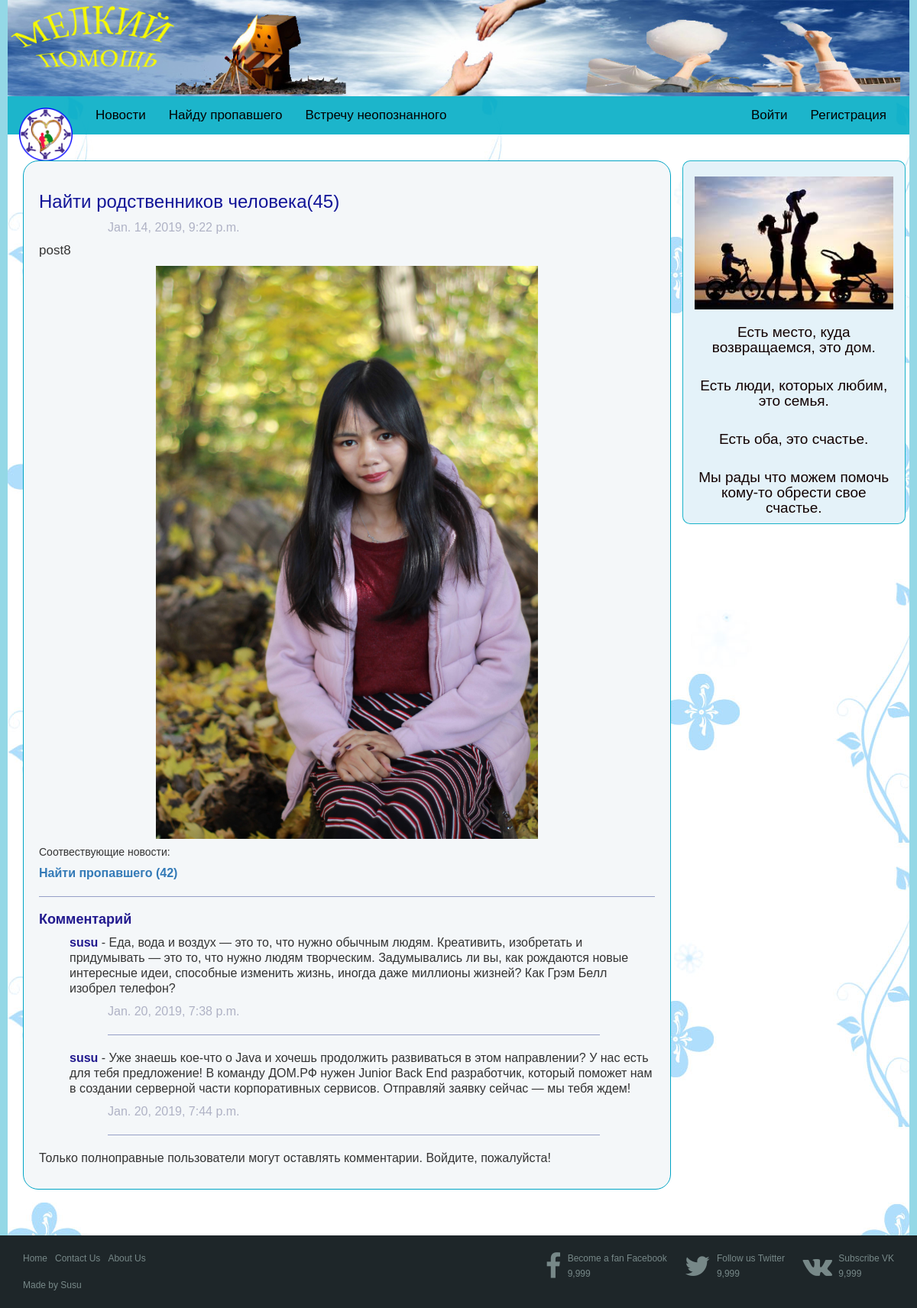
/post/45/, run on the app's committed database.
### find/models.py (models this page shows, shortened)
class Post(models.Model):
    text = models.TextField()
    time = models.DateTimeField(default = datetime.datetime.now())
    found = models.BooleanField(default=False)
    user = models.ForeignKey(settings.AUTH_USER_MODEL, on_delete=models.CASCADE, default=None)
    post_type = models.ForeignKey(Post_type, on_delete=models.CASCADE, default=None)
    relative = models.ForeignKey(Relative, on_delete=models.CASCADE, default=None)
    class Admin: pass

class Post_type(models.Model):
    type_name = models.CharField(max_length=50)
    def __str__(self):
        return self.type_name
    class Admin: pass

class Victim(models.Model):
    date = models.DateField()
    place = models.CharField(max_length=100)
    image = models.ImageField(upload_to=path_and_rename_victim, default = 'images/non.png')
    additional_information = models.CharField(max_length=50, null=True)
    post = models.ForeignKey(Post, on_delete=models.CASCADE, default=None, related_name='victim')
    class Admin: pass

class Match(models.Model):
   missing_person = models.ForeignKey(Missing_person, on_delete=models.CASCADE, related_name="missing_person")
   victim = models.ForeignKey(Victim, on_delete=models.CASCADE, related_name="victim_person")
   exactly = models.BooleanField(default=False)
   class Admin: pass

class Missing_person(models.Model):
    name = models.CharField(max_length=50)
    nickname = models.CharField(max_length=20, null=True)
    birthday = models.DateField()
    missing_place = models.CharField(max_length=100)
    missing_time = models.DateField()
    status = models.CharField(max_length=20)
    image = models.ImageField(upload_to=path_and_rename_missing, default = 'images/non.png')
    post = models.ForeignKey(Post, on_delete=models.CASCADE, default=None, related_name='missing')
    class Admin: pass

class Comment(models.Model):
    user = models.ForeignKey(settings.AUTH_USER_MODEL, on_delete=models.CASCADE, default=None)
    post = models.ForeignKey(Post, on_delete=models.CASCADE, related_name='comments')
    content = models.TextField()
    time = models.DateTimeField(auto_now_add=True)

### find/views.py (the view)
# urls.py: path('post/<int:pk>/', views.post_detail, name='post'),
def post_detail(request, pk):
	post = get_object_or_404(models.Post, pk=pk)
	form = forms.CommentForm()
	if request.method == 'POST':
		form = forms.CommentForm(request.POST, user=request.user, post=post)
		if (form.is_valid()):
			form.save()
			return HttpResponseRedirect(request.path)
	return render(request, 'post_detail.html', {'post': post, 'form': form})

### templates/post_detail.html (shortened to what this page needs)
{% extends "template.html" %}
{% block css %}
	{% load static %}
	<link rel="stylesheet" href="{% static 'css/post_detail2.css' %}">
{% endblock %}
{% block content %}
<div class="content">
	<h3 id="title">{{post.post_type}}({{post.id}})</h3>
		<p class="time">{{post.time}}</p>
		<p id="text">{{post.text}}</p>
		{% for v in post.victim.all %}
			<div class="image"><img src="{{v.image.url}}" alt=""></div>
			<h5>Соотвествующие новости:</h5>
			{% for vp in v.victim_person.all %}
				<p><strong><a href="/post/{{vp.missing_person.post.id}}">{{vp.missing_person.post.post_type}} ({{vp.missing_person.post.id}})</a></strong></p>
			{% endfor %}
		{% endfor %}
	<hr id="in_content" width="100%" align="center">
	<div class="comments">
		<h4><strong>Комментарий</strong></h4>
		{% for comment in post.comments.all %}
			<p class="comment"><strong class="author">{{comment.user}}</strong>  -  {{comment.content}}</p>
			<p class="time">{{comment.time}}</p>
			<hr id="in_comment" width="80%" align="center">
		{% endfor %}
		{% if user.username %}
			<form action="{% url 'post' post.id %}" method='POST'>
				{% csrf_token %}
				{{form.content}}
				<br>
				<input type="submit" value="Комментировать">
			</form>
		{% else %}
			<p>Только полноправные пользователи могут оставлять комментарии. Войдите, пожалуйста!</p>
		{% endif%}
		</div>
</div>
{% endblock %}

### templates/static/css/template4.css (style rules this page uses)
body { font: 13px/20px 'Lucida Grande', Tahoma, Verdana, sans-serif; }
.content { border: 1px solid #00a4c5; background-color: #f4f7f9; border-radius: 20px; margin-bottom: 20px; margin-top: 14px; padding-left: 20px; padding-right: 20px; padding-bottom: 20px; }
.content > p { text-align: justify; }
* { margin: 0; padding: 0; }
body { font-family: 'Verdana', sans-serif; font-size: 16px; }
a { text-decoration: none; -webkit-transition: all .2s linear; -moz-transition: all .2s linear; -ms-transition: all .2s linear; -o-transition: all .2s linear; transition: all .2s linear; }

### templates/static/css/post_detail2.css (style rules this page uses)
.content { padding-top: 20px; }
.content img { width: 500px; }
p#text { font-size: 17px; }
h3#title { color: #111498; }
hr#in_content { border-top: 1px solid #959fc7; }
.image { text-align: center; }
strong.author { color: #21198e; }
p.time { color: #afb2c5; padding-left: 90px; }
hr#in_comment { border-top: 1px solid #959fc7; margin-left: 90px; }
p.comment { margin-left: 40px; }
.comments > h4 { color: #21198e; }

### data on the page
Post: post_type "Найти родственников человека", id "45", time "Jan. 14, 2019, 9:22 p.m.", text "post8"
Victim: image (picture)
Match: missing_person.post.post_type "Найти пропавшего", missing_person.post.id "42"
Comment: user "susu", content "Еда, вода и воздух — это то, что нужно обычным людям. Креативить, изобретать и придумывать — это то, что нужно людям творческим. Задумывались ли вы, как рождаются новые интересные идеи, способные изменить жизнь, иногда даже миллионы жизней? Как Грэм Белл изобрел телефон?", time "Jan. 20, 2019, 7:38 p.m."
Comment: user "susu", content "Уже знаешь кое-что о Java и хочешь продолжить развиваться в этом направлении? У нас есть для тебя предложение! В команду ДОМ.РФ нужен Junior Back End разработчик, который поможет нам в создании серверной части корпоративных сервисов. Отправляй заявку сейчас — мы тебя ждем!", time "Jan. 20, 2019, 7:44 p.m."
